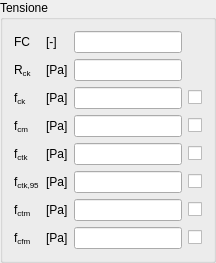
            <widget class="QGroupBox" name="tensionGBox">
             <property name="title">
              <string>Tensione</string>
             </property>
             <layout class="QGridLayout" name="gridLayout_5">
              <item row="9" column="0">
               <widget class="QLabelRichName" name="fcfmLabel">
                <property name="text">
                 <string>&lt;!DOCTYPE HTML PUBLIC &quot;-//W3C//DTD HTML 4.0//EN&quot; &quot;http://www.w3.org/TR/REC-html40/strict.dtd&quot;&gt;
&lt;html&gt;&lt;head&gt;&lt;meta name=&quot;qrichtext&quot; content=&quot;1&quot; /&gt;&lt;/head&gt;
&lt;body&gt;
f&lt;span style=&quot; vertical-align:sub;&quot;&gt;cfm&lt;/span&gt;
&lt;/body&gt;&lt;/html&gt;</string>
                </property>
               </widget>
              </item>
              <item row="9" column="3">
               <widget class="QLineEditValue" name="fcfmLEdit"/>
              </item>
              <item row="2" column="3">
               <widget class="QLineEditValue" name="RckLEdit"/>
              </item>
              <item row="2" column="0">
               <widget class="QLabelRichName" name="RckLabel">
                <property name="text">
                 <string>R&lt;span style=&quot; vertical-align:sub;&quot;&gt;ck&lt;/span&gt;</string>
                </property>
               </widget>
              </item>
              <item row="3" column="0">
               <widget class="QLabelRichName" name="fckLabel">
                <property name="text">
                 <string>&lt;!DOCTYPE HTML PUBLIC &quot;-//W3C//DTD HTML 4.0//EN&quot; &quot;http://www.w3.org/TR/REC-html40/strict.dtd&quot;&gt;
&lt;html&gt;&lt;head&gt;&lt;meta name=&quot;qrichtext&quot; content=&quot;1&quot; /&gt;&lt;/head&gt;
&lt;body&gt;
f&lt;span style=&quot;vertical-align:sub;&quot;&gt;ck&lt;/span&gt;
&lt;/body&gt;
&lt;/html&gt;</string>
                </property>
               </widget>
              </item>
              <item row="3" column="3">
               <widget class="QLineEditValue" name="fckLEdit"/>
              </item>
              <item row="6" column="3">
               <widget class="QLineEditValue" name="fctkLEdit"/>
              </item>
              <item row="8" column="3">
               <widget class="QLineEditValue" name="fctmLEdit"/>
              </item>
              <item row="8" column="0">
               <widget class="QLabelRichName" name="fctmLabel">
                <property name="text">
                 <string>&lt;!DOCTYPE HTML PUBLIC &quot;-//W3C//DTD HTML 4.0//EN&quot; &quot;http://www.w3.org/TR/REC-html40/strict.dtd&quot;&gt;
&lt;html&gt;&lt;head&gt;&lt;meta name=&quot;qrichtext&quot; content=&quot;1&quot; /&gt;&lt;/head&gt;
&lt;body&gt;
f&lt;span style=&quot;vertical-align:sub;&quot;&gt;ctm&lt;/span&gt;
&lt;/body&gt;&lt;/html&gt;</string>
                </property>
               </widget>
              </item>
              <item row="6" column="0">
               <widget class="QLabelRichName" name="fctkLabel">
                <property name="text">
                 <string>&lt;!DOCTYPE HTML PUBLIC &quot;-//W3C//DTD HTML 4.0//EN&quot; &quot;http://www.w3.org/TR/REC-html40/strict.dtd&quot;&gt;
&lt;html&gt;&lt;head&gt;&lt;meta name=&quot;qrichtext&quot; content=&quot;1&quot; /&gt;&lt;/head&gt;
&lt;body&gt;
f&lt;span style=&quot; vertical-align:sub;&quot;&gt;ctk&lt;/span&gt;
&lt;/body&gt;&lt;/html&gt;</string>
                </property>
               </widget>
              </item>
              <item row="2" column="2">
               <widget class="QLabelUnitMeasure" name="RckUMLabel">
                <property name="text">
                 <string>&lt;!DOCTYPE HTML PUBLIC &quot;-//W3C//DTD HTML 4.0//EN&quot; &quot;http://www.w3.org/TR/REC-html40/strict.dtd&quot;&gt;
&lt;html&gt;&lt;head&gt;&lt;meta name=&quot;qrichtext&quot; content=&quot;1&quot; /&gt;&lt;/head&gt;
&lt;body&gt;
[Pa]
&lt;/body&gt;&lt;/html&gt;</string>
                </property>
               </widget>
              </item>
              <item row="3" column="2">
               <widget class="QLabelUnitMeasure" name="fckUMLabel">
                <property name="text">
                 <string>&lt;!DOCTYPE HTML PUBLIC &quot;-//W3C//DTD HTML 4.0//EN&quot; &quot;http://www.w3.org/TR/REC-html40/strict.dtd&quot;&gt;
&lt;html&gt;&lt;head&gt;&lt;meta name=&quot;qrichtext&quot; content=&quot;1&quot; /&gt;&lt;/head&gt;
&lt;body&gt;
[Pa]
&lt;/body&gt;&lt;/html&gt;</string>
                </property>
               </widget>
              </item>
              <item row="6" column="2">
               <widget class="QLabelUnitMeasure" name="fctkUMLabel">
                <property name="text">
                 <string>&lt;!DOCTYPE HTML PUBLIC &quot;-//W3C//DTD HTML 4.0//EN&quot; &quot;http://www.w3.org/TR/REC-html40/strict.dtd&quot;&gt;
&lt;html&gt;&lt;head&gt;&lt;meta name=&quot;qrichtext&quot; content=&quot;1&quot; /&gt;&lt;/head&gt;
&lt;body&gt;
[Pa]
&lt;/body&gt;&lt;/html&gt;</string>
                </property>
               </widget>
              </item>
              <item row="8" column="2">
               <widget class="QLabelUnitMeasure" name="fctmUMLabel">
                <property name="text">
                 <string>&lt;!DOCTYPE HTML PUBLIC &quot;-//W3C//DTD HTML 4.0//EN&quot; &quot;http://www.w3.org/TR/REC-html40/strict.dtd&quot;&gt;
&lt;html&gt;&lt;head&gt;&lt;meta name=&quot;qrichtext&quot; content=&quot;1&quot; /&gt;&lt;/head&gt;
&lt;body&gt;
[Pa]
&lt;/body&gt;&lt;/html&gt;</string>
                </property>
               </widget>
              </item>
              <item row="9" column="2">
               <widget class="QLabelUnitMeasure" name="fcfmUMLabel">
                <property name="text">
                 <string>&lt;!DOCTYPE HTML PUBLIC &quot;-//W3C//DTD HTML 4.0//EN&quot; &quot;http://www.w3.org/TR/REC-html40/strict.dtd&quot;&gt;
&lt;html&gt;&lt;head&gt;&lt;meta name=&quot;qrichtext&quot; content=&quot;1&quot; /&gt;&lt;/head&gt;
&lt;body&gt;
[Pa]
&lt;/body&gt;&lt;/html&gt;</string>
                </property>
               </widget>
              </item>
              <item row="4" column="3">
               <widget class="QLineEditValue" name="fcmLEdit"/>
              </item>
              <item row="4" column="0">
               <widget class="QLabelRichName" name="fcmLabel">
                <property name="text">
                 <string>&lt;!DOCTYPE HTML PUBLIC &quot;-//W3C//DTD HTML 4.0//EN&quot; &quot;http://www.w3.org/TR/REC-html40/strict.dtd&quot;&gt;
&lt;html&gt;&lt;head&gt;&lt;meta name=&quot;qrichtext&quot; content=&quot;1&quot; /&gt;&lt;style type=&quot;text/css&quot;&gt;
p, li { white-space: pre-wrap; }
&lt;/style&gt;&lt;/head&gt;&lt;body&gt;
f&lt;span style=&quot; vertical-align:sub;&quot;&gt;cm&lt;/span&gt;
&lt;/body&gt;
&lt;/html&gt;</string>
                </property>
               </widget>
              </item>
              <item row="4" column="2">
               <widget class="QLabelUnitMeasure" name="fcmUMLabel">
                <property name="text">
                 <string>&lt;!DOCTYPE HTML PUBLIC &quot;-//W3C//DTD HTML 4.0//EN&quot; &quot;http://www.w3.org/TR/REC-html40/strict.dtd&quot;&gt;
&lt;html&gt;&lt;head&gt;&lt;meta name=&quot;qrichtext&quot; content=&quot;1&quot; /&gt;&lt;/head&gt;
&lt;body&gt;
[Pa]
&lt;/body&gt;&lt;/html&gt;</string>
                </property>
               </widget>
              </item>
              <item row="7" column="3">
               <widget class="QLineEditValue" name="fctk95LEdit"/>
              </item>
              <item row="7" column="0">
               <widget class="QLabelRichName" name="fctk95Label">
                <property name="text">
                 <string>&lt;!DOCTYPE HTML PUBLIC &quot;-//W3C//DTD HTML 4.0//EN&quot; &quot;http://www.w3.org/TR/REC-html40/strict.dtd&quot;&gt;
&lt;html&gt;&lt;head&gt;&lt;meta name=&quot;qrichtext&quot; content=&quot;1&quot; /&gt;&lt;style type=&quot;text/css&quot;&gt;
p, li { white-space: pre-wrap; }
&lt;/style&gt;&lt;/head&gt;&lt;body&gt;
f&lt;span style=&quot;vertical-align:sub;&quot;&gt;ctk,95&lt;/span&gt;
&lt;/body&gt;
&lt;/html&gt;</string>
                </property>
               </widget>
              </item>
              <item row="4" column="4">
               <widget class="QCheckBoxReadOnly" name="fcmCheckBox">
                <property name="text">
                 <string/>
                </property>
               </widget>
              </item>
              <item row="7" column="2">
               <widget class="QLabelUnitMeasure" name="fctk95UMLabel">
                <property name="text">
                 <string>&lt;!DOCTYPE HTML PUBLIC &quot;-//W3C//DTD HTML 4.0//EN&quot; &quot;http://www.w3.org/TR/REC-html40/strict.dtd&quot;&gt;
&lt;html&gt;&lt;head&gt;&lt;meta name=&quot;qrichtext&quot; content=&quot;1&quot; /&gt;&lt;style type=&quot;text/css&quot;&gt;
p, li { white-space: pre-wrap; }
&lt;/style&gt;&lt;/head&gt;&lt;body&gt;
[Pa]
&lt;/body&gt;&lt;/html&gt;</string>
                </property>
               </widget>
              </item>
              <item row="6" column="4">
               <widget class="QCheckBoxReadOnly" name="fctkCheckBox">
                <property name="text">
                 <string/>
                </property>
               </widget>
              </item>
              <item row="7" column="4">
               <widget class="QCheckBoxReadOnly" name="fctk95CheckBox">
                <property name="text">
                 <string/>
                </property>
               </widget>
              </item>
              <item row="8" column="4">
               <widget class="QCheckBoxReadOnly" name="fctmCheckBox">
                <property name="text">
                 <string/>
                </property>
               </widget>
              </item>
              <item row="9" column="4">
               <widget class="QCheckBoxReadOnly" name="fcfmCheckBox">
                <property name="text">
                 <string/>
                </property>
               </widget>
              </item>
              <item row="3" column="4">
               <widget class="QCheckBoxReadOnly" name="fckCheckBox">
                <property name="text">
                 <string/>
                </property>
               </widget>
              </item>
              <item row="0" column="2">
               <widget class="QLabelUnitMeasure" name="FCUMLabel">
                <property name="text">
                 <string>[-]</string>
                </property>
               </widget>
              </item>
              <item row="0" column="3">
               <widget class="QLineEditValue" name="FCLEdit"/>
              </item>
              <item row="0" column="0">
               <widget class="QLabelRichName" name="FCLabel">
                <property name="text">
                 <string>FC</string>
                </property>
               </widget>
              </item>
             </layout>
            </widget>
